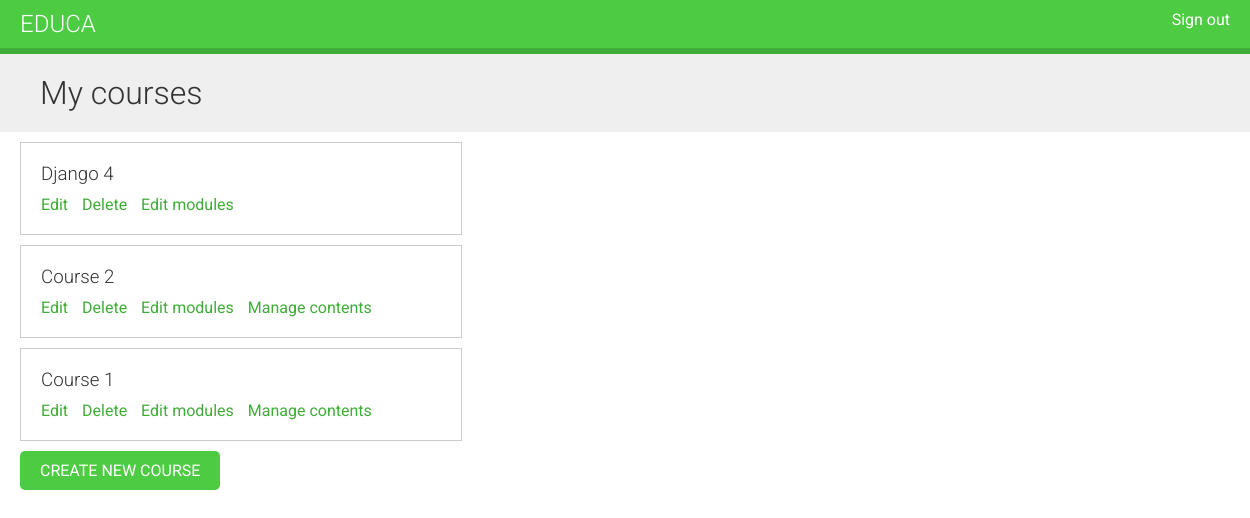
Before: /course/mine/ (signed in) with the older database file.
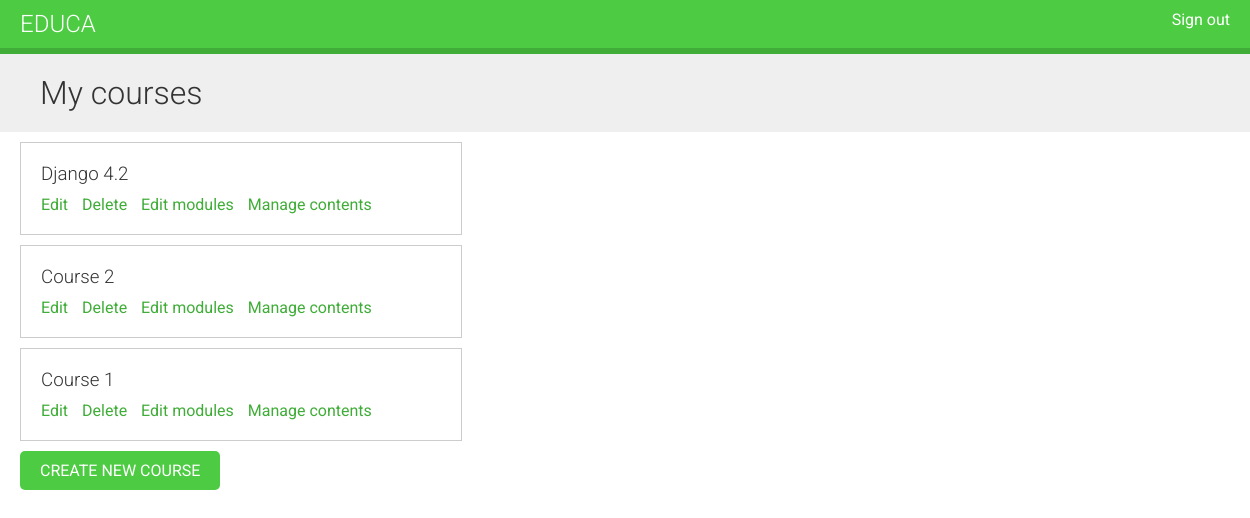
After: the same page with the newer database file.
### courses/models.py (models this page shows, shortened)
class Course(models.Model):
    owner = models.ForeignKey(User,
                              related_name='courses_created',
                              on_delete=models.CASCADE)
    subject = models.ForeignKey(Subject,
                                related_name='courses',
                                on_delete=models.CASCADE)
    title = models.CharField(max_length=200)
    slug = models.SlugField(max_length=200, unique=True)
    overview = models.TextField()
    created = models.DateTimeField(auto_now_add=True)
    class Meta:
        ordering = ['-created']

### courses/views.py (the view)
class ManageCourseListView(OwnerCourseMixin, ListView):
    template_name = 'courses/manage/course/list.html'
    permission_required = 'courses.view_course'

### courses/views.py (called while the page is built)
    def get_queryset(self):
        qs = super().get_queryset()
        return qs.filter(owner=self.request.user)

### courses/templates/courses/manage/course/list.html (shortened to what this page needs)
{% extends "base.html" %}
{% block content %}
  <h1>My courses</h1>
  <div class="module">
    {% for course in object_list %}
      <div class="course-info">
        <h3>{{ course.title }}</h3>
        <p>
          <a href="{% url 'course_edit' course.id %}">Edit</a>
          <a href="{% url 'course_delete' course.id %}">Delete</a>
          <a href="{% url 'course_module_update' course.id %}">Edit modules</a>
          {% if course.modules.count > 0 %}
            <a href="{% url 'module_content_list' course.modules.first.id %}">
              Manage contents
            </a>
          {% endif %}
        </p>
      </div>
    {% empty %}
      <p>You haven't created any courses yet.</p>
    {% endfor %}
    <p>
      <a href="{% url 'course_create' %}" class="button">Create new course</a>
    </p>
  </div>
{% endblock %}

Changed rows visible on the page:
changed Course: title "Django 4" → "Django 4.2"; now shows "Manage contents"
